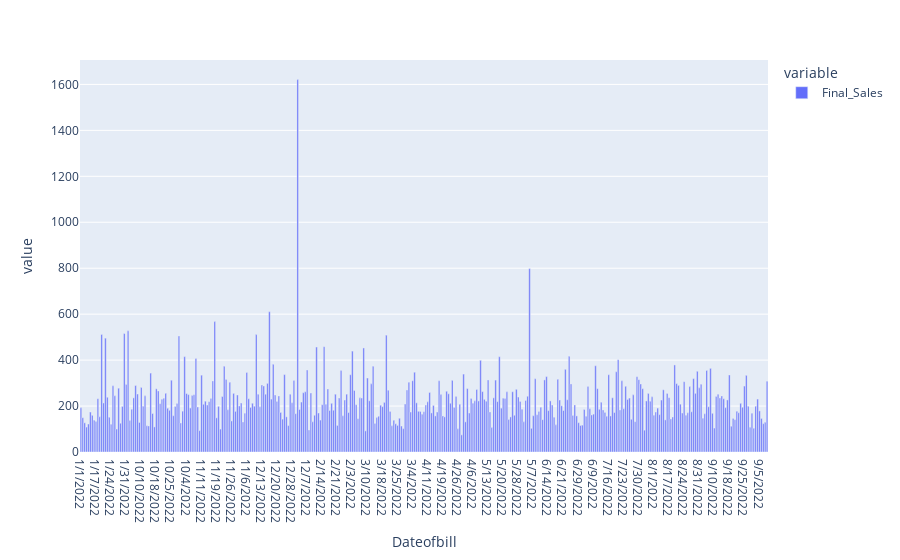

Notebook source saved alongside this figure:
### Code cell
pd.options.plotting.backend='plotly'
data.groupby('Dateofbill')['Final_Sales'].mean().plot(kind='bar')

### Figure 1 — Plotly figure (JSON) as saved in the notebook; plotly's stock layout.template omitted (floating-point values rounded to 4 significant figures; data arrays with more than 128 entries replaced by an {"elided": "..."} marker saying what was removed)
{"data": [{"alignmentgroup": "True", "hovertemplate": "variable=Final_Sales<br>Dateofbill=%{x}<br>value=%{y}<extra></extra>", "legendgroup": "Final_Sales", "marker": {"color": "#636efa", "pattern": {"shape": ""}}, "name": "Final_Sales", "offsetgroup": "Final_Sales", "orientation": "v", "showlegend": true, "textposition": "auto", "type": "bar", "x": {"elided": "365 str values"}, "xaxis": "x", "y": {"elided": "365 float values"}, "yaxis": "y"}], "layout": {"autosize": true, "barmode": "relative", "legend": {"title": {"text": "variable"}, "tracegroupgap": 0}, "margin": {"t": 60}, "xaxis": {"anchor": "y", "autorange": true, "domain": [0, 1], "range": [-0.5, 364.5], "title": {"text": "Dateofbill"}, "type": "category"}, "yaxis": {"anchor": "x", "autorange": true, "domain": [0, 1], "range": [0, 1706.0], "title": {"text": "value"}, "type": "linear"}}}
